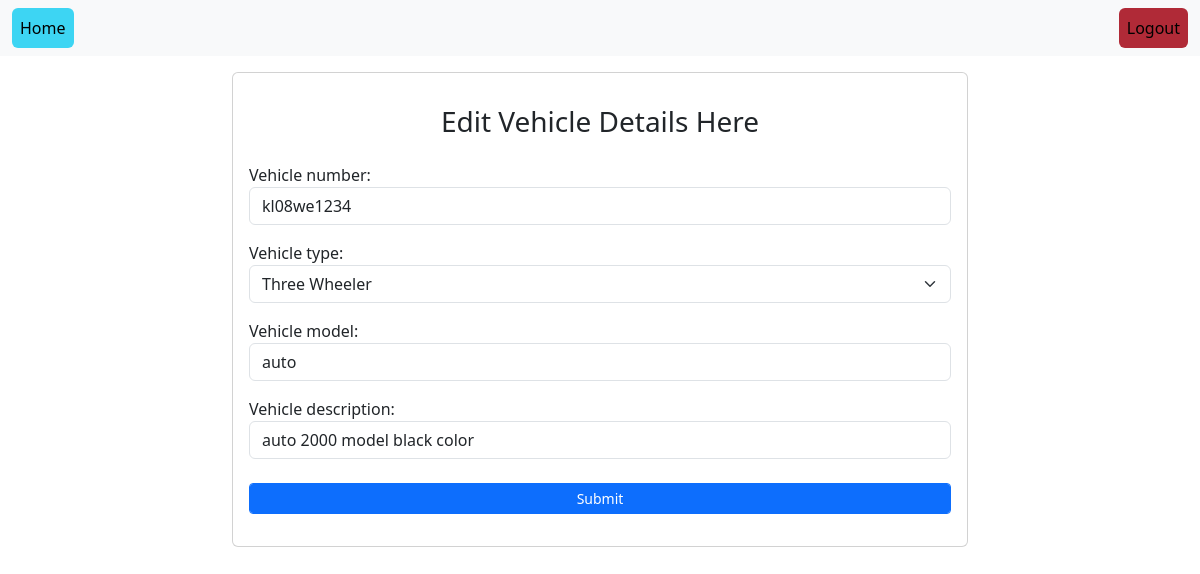
The app's page /vehicle/2/edit/ (signed in), older data.
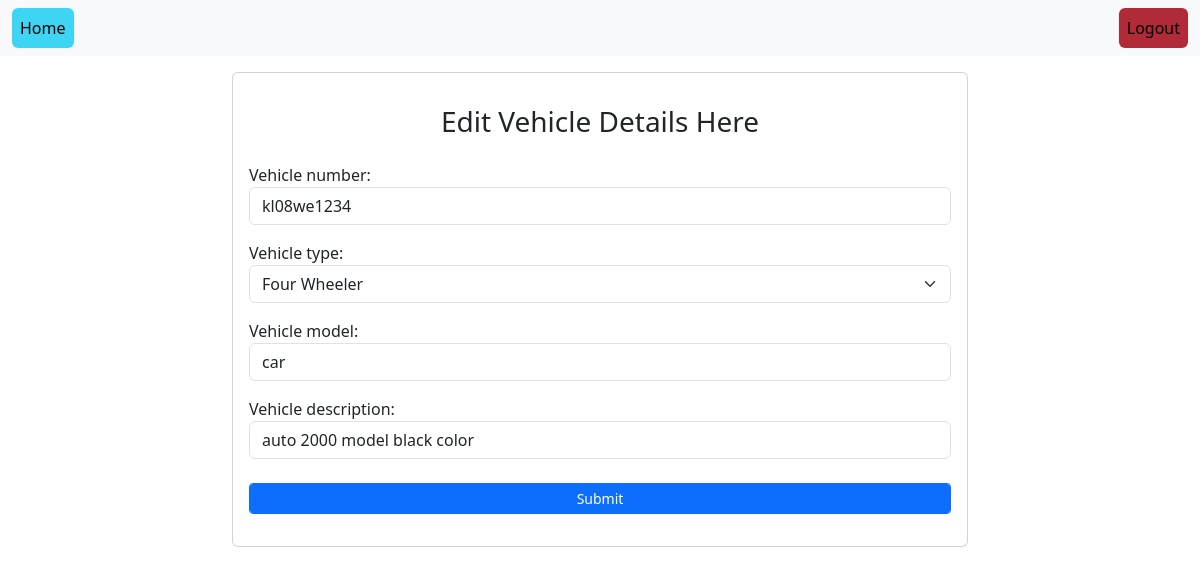
The same page, newer data.
### vehicle_managementweb/models.py (models this page shows)
class Vehicles(models.Model):
    alphanumeric=RegexValidator(r"^[0-9a-zA-Z_]*$",'Only use alphanumeric characters')
    types=[
        ("Two Wheeler","Two Wheeler"),
        ("Three Wheeler","Three Wheeler"),
        ("Four Wheeler","Four Wheeler")
    ]
    user=models.ForeignKey(User,on_delete=models.CASCADE,null=True)
    vehicle_number=models.CharField(max_length=100,validators=[alphanumeric])
    vehicle_type=models.CharField(max_length=100,choices=types,default="two wheeler")
    vehicle_model=models.CharField(max_length=100)
    vehicle_description=models.CharField(max_length=250)

### vehicle_managementweb/views.py (the view)
# urls.py: path("vehicle/<int:id>/edit/",views.Edit_vehicledetailsView.as_view(),name="edit-vehicle"),
@method_decorator(decs,name="dispatch")
class Edit_vehicledetailsView(UpdateView):
    model=Vehicles
    form_class=VehicleForm
    template_name="vehicledetails-edit.html"
    success_url=reverse_lazy("home")
    pk_url_kwarg="id"

### vehicle_managementweb/forms.py
class VehicleForm(forms.ModelForm):
    class Meta:
        model=Vehicles
        fields=["vehicle_number",'vehicle_type','vehicle_model',"vehicle_description"]
        widgets={
            "vehicle_number":forms.TextInput(attrs={"class":"form-control",'pattern':'[A-Za-z0-9]+','title':'Enter Alphanumeric Characters Only A-Z,a-z,0-9 ',"placeholder":"enter vehicle number"}),
            "vehicle_model":forms.TextInput(attrs={"class":"form-control","placeholder":"enter vehicle model"}),
            "vehicle_description":forms.TextInput(attrs={"class":"form-control","placeholder":"enter vehicle description"}),
            "vehicle_type":forms.Select(attrs={"class":"form-select form-control"})
        }

### vehicle_managementweb/views.py (called while the page is built)
def signin_required(fn):
    def wrapper(request,*args,**kwargs):
        if not request.user.is_authenticated:
            return redirect("signin")
        else:
            return fn(request,*args,**kwargs)
    return wrapper

def admin_or_superadmin_required(user):
    return user.is_authenticated and user.role in (1,2)

### vehicle_managementweb/templates/vehicledetails-edit.html (shortened to what this page needs)
{%extends 'base.html'%}
{%block body%}
    <div class="container mt-3">
        <div class="row">
            <div class="col-2"></div>
            <div class="col-8">
                <div class="card">
                    <div class="card-body">
                        <h3 style="text-decoration: none;" class="text-center mt-3 mb-4">Edit Vehicle Details Here</h3>
                        <form action="" method="POST">
                            {{form.as_p}}
                            <div class="text-center">
                                <input class="btn btn-primary btn-sm mt-2 mb-3 form-control" type="submit" value="Submit">
                            </div>
                        </form>
                    </div>
                </div>
            </div>
            <div class="col-2"></div>
        </div>
    </div>
{%endblock%}

Row changes from the older to the newer data that the page shows:
changed Vehicles "kl08we1234": vehicle_type "Three Wheeler" → "Four Wheeler"; vehicle_model "auto" → "car"
